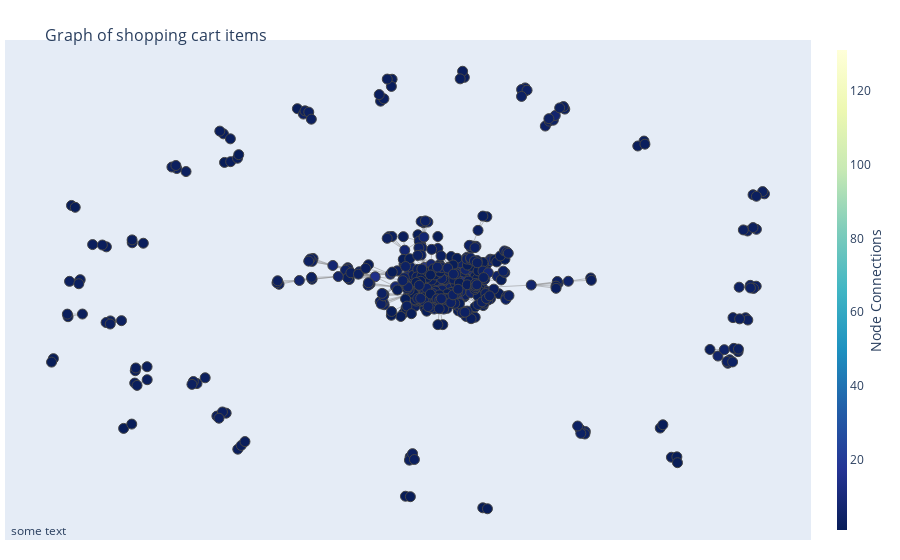

The notebook cell saved with this chart:
### Code cell
fig = go.Figure(data=[edge_trace, node_trace],
             layout=go.Layout(
                title='<br>Graph of shopping cart items',
                titlefont_size=16,
                showlegend=False,
                hovermode='closest',
                margin=dict(b=20,l=5,r=5,t=40),
                annotations=[ dict(
                    text="some text",
                    showarrow=False,
                    xref="paper", yref="paper",
                    x=0.005, y=-0.002 ) ],
                xaxis=dict(showgrid=False, zeroline=False, showticklabels=False),
                yaxis=dict(showgrid=False, zeroline=False, showticklabels=False))
                )


fig.show()

### Figure 1 — Plotly figure (JSON) as saved in the notebook; plotly's stock layout.template omitted (floating-point values rounded to 4 significant figures; data arrays with more than 128 entries replaced by an {"elided": "..."} marker saying what was removed)
{"data": [{"hoverinfo": "none", "line": {"color": "#888", "width": 0.5}, "mode": "lines", "type": "scatter", "x": {"elided": "2865 float values"}, "y": {"elided": "2865 float values"}}, {"hoverinfo": "text", "hovertext": {"elided": "481 str values"}, "marker": {"color": {"elided": "481 int values"}, "colorbar": {"thickness": 10, "title": {"side": "right", "text": "Node Connections"}, "xanchor": "left"}, "colorscale": [[0, "rgb(255,255,217)"], [0.125, "rgb(237,248,177)"], [0.25, "rgb(199,233,180)"], [0.375, "rgb(127,205,187)"], [0.5, "rgb(65,182,196)"], [0.625, "rgb(29,145,192)"], [0.75, "rgb(34,94,168)"], [0.875, "rgb(37,52,148)"], [1, "rgb(8,29,88)"]], "line": {"width": 1}, "reversescale": true, "showscale": true, "size": 10}, "mode": "markers+text", "text": "", "textfont": {"family": "sans serif", "size": 10}, "type": "scatter", "x": {"elided": "481 float values"}, "y": {"elided": "481 float values"}}], "layout": {"annotations": [{"showarrow": false, "text": "some text", "x": 0.005, "xref": "paper", "y": -0.002, "yref": "paper"}], "hovermode": "closest", "margin": {"b": 20, "l": 5, "r": 5, "t": 40}, "showlegend": false, "title": {"font": {"size": 16}, "text": "<br>Graph of shopping cart items"}, "xaxis": {"showgrid": false, "showticklabels": false, "zeroline": false}, "yaxis": {"showgrid": false, "showticklabels": false, "zeroline": false}}}
